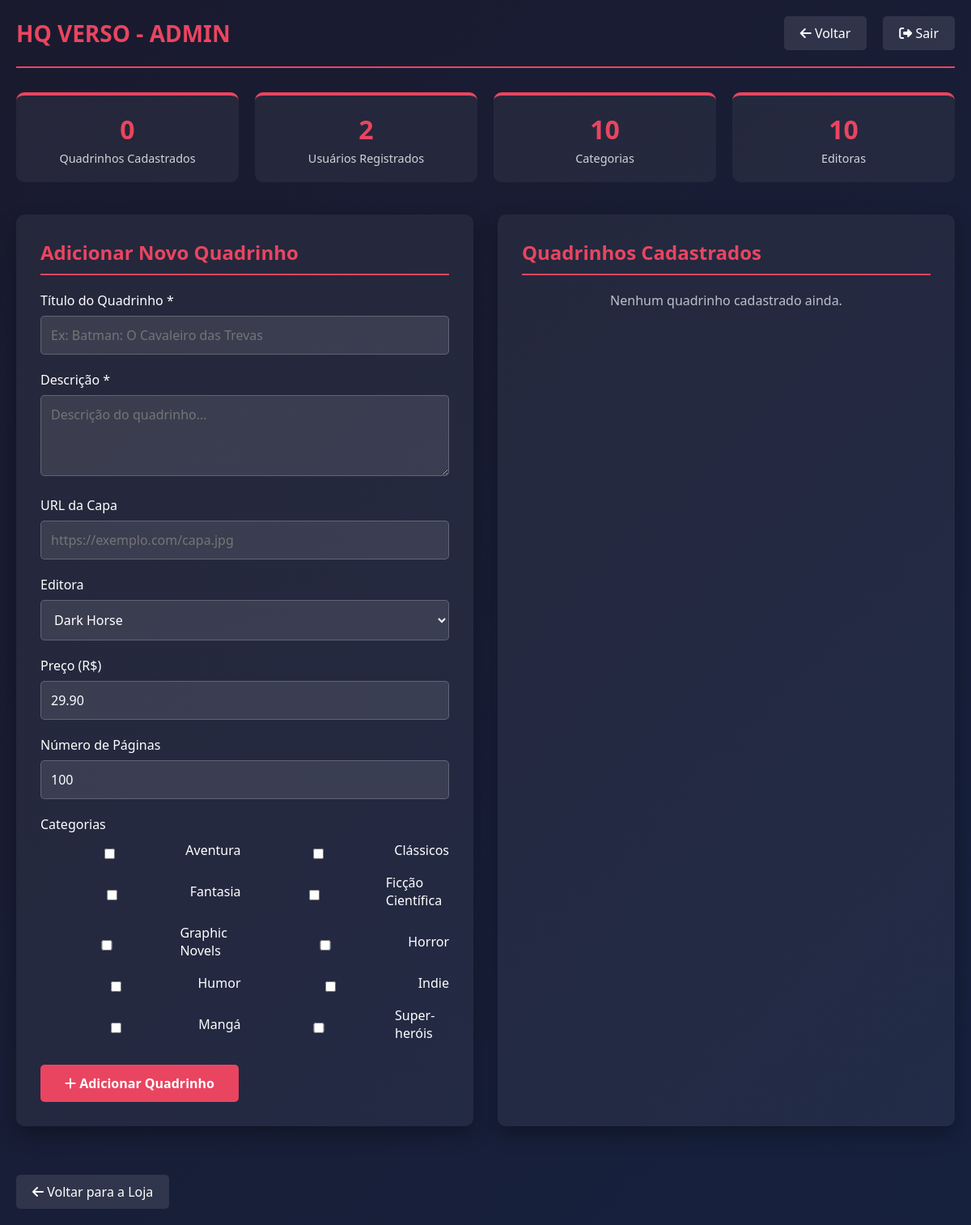
Screenshot of /admin.php (signed in) with the database file from the repository.
### tables this page shows
CREATE TABLE `categories` (
  `id` int(11) NOT NULL,
  `name` varchar(50) NOT NULL,
  `description` text DEFAULT NULL,
  `created_at` timestamp NOT NULL DEFAULT current_timestamp()
);

### includes_auth.php (called while the page is built, shortened)
<?php
require_once 'config_database.php';
class Auth {
    private $conn;
    public function __construct() {
        $database = new Database();
        $this->conn = $database->getConnection();
    }
    public function getAllUsers() {
        try {
            $query = "SELECT id, username, email, role, created_at FROM users ORDER BY created_at DESC";
            $stmt = $this->conn->prepare($query);
            $stmt->execute();
            return $stmt->fetchAll(PDO::FETCH_ASSOC);
        } catch(PDOException $exception) {
            return [];
        }
    }
}
$auth = new Auth();
?>

### config_database.php (called while the page is built, shortened)
<?php
class Database {
    private $host = "localhost";
    private $db_name = "hqsql";
    private $username = "root";
    private $password = "";
    public function getConnection() {
        $this->conn = null;
        try {
            $this->conn = new PDO(
                "mysql:host=" . $this->host . ";dbname=" . $this->db_name . ";charset=utf8mb4",
                $this->username,
                $this->password
            );
            $this->conn->setAttribute(PDO::ATTR_ERRMODE, PDO::ERRMODE_EXCEPTION);
        } catch(PDOException $exception) {
            echo "Erro de conexão: " . $exception->getMessage();
        }
        return $this->conn;
    }
}
?>

### admin.php (the view, shortened to what this page needs)
<?php
require_once 'includes_auth.php';
function getPublishers() {
    require_once 'config_database.php';
    $database = new Database();
    $conn = $database->getConnection();
    try {
        $stmt = $conn->query("SELECT id, name FROM publishers ORDER BY name");
        return $stmt->fetchAll(PDO::FETCH_ASSOC);
    } catch(PDOException $e) {
        return [];
    }
}
function getCategories() {
    require_once 'config_database.php';
    $database = new Database();
    $conn = $database->getConnection();
    try {
        $stmt = $conn->query("SELECT id, name FROM categories ORDER BY name");
        return $stmt->fetchAll(PDO::FETCH_ASSOC);
    } catch(PDOException $e) {
        return [];
    }
}
function getComics() {
    require_once 'config_database.php';
    $database = new Database();
    $conn = $database->getConnection();
    try {
        $query = "SELECT c.*, u.username as author_name,
                         GROUP_CONCAT(cat.name SEPARATOR ', ') as categories
                  FROM comics c
                  LEFT JOIN users u ON c.author_id = u.id
                  LEFT JOIN comic_categories cc ON c.id = cc.comic_id
                  LEFT JOIN categories cat ON cc.category_id = cat.id
                  GROUP BY c.id
                  ORDER BY c.created_at DESC";
        $stmt = $conn->prepare($query);
        $stmt->execute();
        return $stmt->fetchAll(PDO::FETCH_ASSOC);
    } catch(PDOException $e) {
        return [];
    }
}
$publishers = getPublishers();
$categories = getCategories();
$comics = getComics();
$users = $auth->getAllUsers();
?>
<!DOCTYPE html>
<html lang="pt-BR">
<head>
    <link rel="stylesheet" href="https://cdnjs.cloudflare.com/ajax/libs/font-awesome/6.5.0/css/all.min.css">
</head>
<body>
    <div class="admin-container">
        <div class="admin-header">
            <a href="comics.php" class="logo">HQ VERSO - ADMIN</a>
            <div class="admin-nav">
                <a href="comics.php" class="nav-btn">
                    <i class="fas fa-arrow-left"></i> Voltar
                </a>
                <a href="logout.php" class="nav-btn">
                    <i class="fas fa-sign-out-alt"></i> Sair
                </a>
            </div>
        </div>
        <div class="stats-section">
            <div class="stat-card">
                <div class="stat-number"><?php echo count($comics); ?></div>
                <div class="stat-label">Quadrinhos Cadastrados</div>
            </div>
            <div class="stat-card">
                <div class="stat-number"><?php echo count($users); ?></div>
                <div class="stat-label">Usuários Registrados</div>
            </div>
            <div class="stat-card">
                <div class="stat-number"><?php echo count($categories); ?></div>
                <div class="stat-label">Categorias</div>
            </div>
            <div class="stat-card">
                <div class="stat-number"><?php echo count($publishers); ?></div>
                <div class="stat-label">Editoras</div>
            </div>
        </div>
        <div class="admin-content">
            <div class="form-section">
                <h2 class="section-title">Adicionar Novo Quadrinho</h2>
                <form method="POST">
                    <div class="form-group">
                        <label for="title">Título do Quadrinho *</label>
                        <input type="text" id="title" name="title" required placeholder="Ex: Batman: O Cavaleiro das Trevas">
                    </div>
                    <div class="form-group">
                        <label for="description">Descrição *</label>
                        <textarea id="description" name="description" required placeholder="Descrição do quadrinho..."></textarea>
                    </div>
                    <div class="form-group">
                        <label for="cover_url">URL da Capa</label>
                        <input type="url" id="cover_url" name="cover_url" placeholder="https://exemplo.com/capa.jpg">
                    </div>
                    <div class="form-group">
                        <label for="publisher_id">Editora</label>
                        <select id="publisher_id" name="publisher_id">
                            <?php foreach($publishers as $publisher): ?>
                                <option value="<?php echo $publisher['id']; ?>"><?php echo htmlspecialchars($publisher['name']); ?></option>
                            <?php endforeach; ?>
                        </select>
                    </div>
                    <div class="form-group">
                        <label for="price">Preço (R$)</label>
                        <input type="number" id="price" name="price" step="0.01" min="0" value="29.90">
                    </div>
                    <div class="form-group">
                        <label for="page_count">Número de Páginas</label>
                        <input type="number" id="page_count" name="page_count" min="1" value="100">
                    </div>
                    <div class="form-group">
                        <label>Categorias</label>
                        <div class="checkbox-group">
                            <?php foreach($categories as $category): ?>
                                <div class="checkbox-item">
                                    <input type="checkbox" id="cat_<?php echo $category['id']; ?>"
                                           name="categories[]" value="<?php echo $category['id']; ?>">
                                    <label for="cat_<?php echo $category['id']; ?>"><?php echo htmlspecialchars($category['name']); ?></label>
                                </div>
                            <?php endforeach; ?>
                        </div>
                    </div>
                    <button type="submit" class="btn btn-primary">
                        <i class="fas fa-plus"></i> Adicionar Quadrinho
                    </button>
                </form>
            </div>
            <div class="list-section">
                <h2 class="section-title">Quadrinhos Cadastrados</h2>
                <div class="comics-list">
                    <?php if(empty($comics)): ?>
                        <p style="text-align: center; opacity: 0.7;">Nenhum quadrinho cadastrado ainda.</p>
                    <?php endif; ?>
                </div>
            </div>
        </div>
        <a href="comics.php" class="back-btn">
            <i class="fas fa-arrow-left"></i> Voltar para a Loja
        </a>
    </div>
</body>
</html>

### admin.php (style rules this page uses)
* { margin: 0; padding: 0; box-sizing: border-box; font-family: 'Segoe UI', Tahoma, Geneva, Verdana, sans-serif; }
body { background: linear-gradient(135deg, #1a1a2e 0%, #16213e 100%); color: #fff; min-height: 100vh; }
.admin-container { max-width: 1200px; margin: 0 auto; padding: 20px; }
.admin-header { display: flex; justify-content: space-between; align-items: center; margin-bottom: 30px; padding-bottom: 20px; border-bottom: 2px solid #e94560; }
.logo { font-size: 28px; font-weight: 800; color: #e94560; text-decoration: none; }
.admin-nav { display: flex; gap: 20px; }
.nav-btn { padding: 10px 20px; background: rgba(255, 255, 255, 0.1); color: white; text-decoration: none; border-radius: 5px; transition: all 0.3s ease; }
.admin-content { display: grid; grid-template-columns: 1fr 1fr; gap: 30px; margin-bottom: 40px; }
.form-section, .list-section { background: rgba(255, 255, 255, 0.05); padding: 30px; border-radius: 10px; box-shadow: 0 10px 25px rgba(0, 0, 0, 0.3); }
.section-title { font-size: 1.5rem; margin-bottom: 20px; color: #e94560; border-bottom: 2px solid #e94560; padding-bottom: 10px; }
.form-group { margin-bottom: 20px; }
.form-group label { display: block; margin-bottom: 8px; font-weight: 500; }
.form-group input, .form-group textarea, .form-group select { width: 100%; padding: 12px; border: 1px solid rgba(255, 255, 255, 0.2); border-radius: 5px; background: rgba(255, 255, 255, 0.1); color: white; font-size: 16px; }
.form-group textarea { height: 100px; resize: vertical; }
.checkbox-group { display: grid; grid-template-columns: 1fr 1fr; gap: 10px; margin-top: 10px; }
.checkbox-item { display: flex; align-items: center; gap: 8px; }
.btn { padding: 12px 30px; border: none; border-radius: 5px; font-size: 16px; font-weight: 600; cursor: pointer; transition: all 0.3s ease; }
.btn-primary { background: #e94560; color: white; }
.comics-list { max-height: 400px; overflow-y: auto; }
.stats-section { display: grid; grid-template-columns: repeat(auto-fit, minmax(200px, 1fr)); gap: 20px; margin-bottom: 40px; }
.stat-card { background: rgba(255, 255, 255, 0.05); padding: 20px; border-radius: 10px; text-align: center; border-top: 4px solid #e94560; }
.stat-number { font-size: 2rem; font-weight: 700; color: #e94560; margin-bottom: 5px; }
.stat-label { font-size: 0.9rem; opacity: 0.8; }
.back-btn { display: inline-block; padding: 10px 20px; background: rgba(255, 255, 255, 0.1); color: white; text-decoration: none; border-radius: 5px; margin-top: 20px; transition: all 0.3s ease; }

### rows the page displays
categories: name "Aventura"
categories: name "Clássicos"
categories: name "Fantasia"
categories: name "Ficção Científica"
categories: name "Graphic Novels"
categories: name "Horror"
categories: name "Humor"
categories: name "Indie"
categories: name "Mangá"
categories: name "Super-heróis"

### other values shown
count($comics) "0"
count($users) "2"
count($categories) "10"
count($publishers) "10"
form field publisher_id "Dark Horse"
